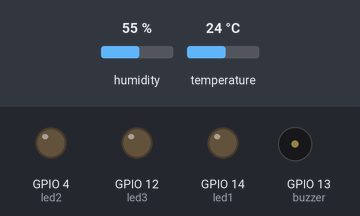
This sketch was run on a simulated ESP8266 (NodeMCU). On the bench: output pins drawn as LEDs (lit = HIGH), buzzer (waves = sounding). The test bench sets the inputs (shaded band); at power-on: temperature 24 °C, humidity 55 %. WiFi joins after 1.5 s; servers stay silent unless stated; web services answer with replies made up by the test bench; what the sketch prints to the serial monitor is not drawn.

Above: at 4.4 s.
4.5 s: temperature set to 22 °C
12.4 s: temperature set to 19 °C
At 20.8 s:
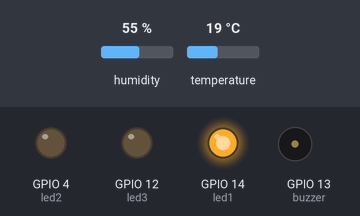
21.5 s: temperature set to 28 °C
At 31.8 s:
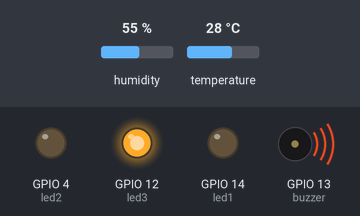
32.8 s: temperature set to 24 °C
At 41.5 s:
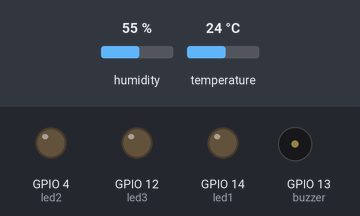
41.9 s: temperature set to 12 °C
At 50.8 s:
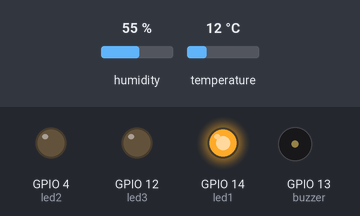
Timing chart, 0 to 52.3 s (numbered marks = the images above; inputs shaded):
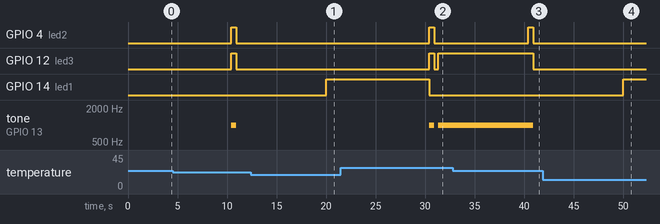

Measured:
- the behaviour switches between 21 and 20 °C on temperature (found by bisection; images 0 and 1)
- the behaviour switches between 26 and 25 °C on temperature (found by bisection; images 2 and 3)
- after the input at 12.4 s, GPIO 4 (led2), GPIO 12 (led3): stays LOW (without the input it goes to HIGH after 8.0 s); GPIO 14 (led1): LOW → HIGH after 7.6 s; tone on GPIO 13 (buzzer): stays silent (without the input it goes to 1000 Hz after 8.0 s)
- after the input at 21.5 s, GPIO 4 (led2): LOW → HIGH after 8.9 s, → LOW 0.50 s later; GPIO 12 (led3): LOW → HIGH after 8.9 s, → LOW 0.50 s later, → HIGH 0.40 s later; GPIO 14 (led1): HIGH → LOW after 8.9 s; tone on GPIO 13 (buzzer): silent → 1000 Hz after 8.9 s, → silent 0.50 s later, → 1000 Hz 0.40 s later
- after the input at 32.8 s, GPIO 12 (led3): goes on until 40.9 s, then stays LOW; tone on GPIO 13 (buzzer): goes on until 40.9 s, then stays silent
- after the input at 41.9 s, GPIO 4 (led2), GPIO 12 (led3): stays LOW (without the input it goes to HIGH after 8.5 s); GPIO 14 (led1): LOW → HIGH after 8.1 s; tone on GPIO 13 (buzzer): stays silent (without the input it goes to 1000 Hz after 8.5 s)

The sketch:

emina.ino
```cpp
#include <Arduino.h>
#include <ESP8266WiFi.h>
#include <ESP8266HTTPClient.h>
#include <Hash.h>
#include <ESPAsyncTCP.h>
#include <ESPAsyncWebServer.h>
#include <Adafruit_Sensor.h>
#include <DHT.h>
#include <UrlEncode.h>
#include <WiFiClient.h>

const char* ssid = "YOUR WIFI NAME";
const char* password = "YOUR WIFI PASSWORD";
String phoneNumber = "YOUR PHONE NUMBER";
String apiKey = "YOUR API KEY";
#define DHTPIN 5
#define DHTTYPE    DHT11

DHT dht(DHTPIN, DHTTYPE);

#define led1 14
#define led2 4
#define led3 12
#define buzzer 13

float t = 0.0;
float h = 0.0;

AsyncWebServer server(80);

unsigned long previousMillis = 0;

const long interval = 10000;

const char index_html[] PROGMEM = R"rawliteral(
<!DOCTYPE HTML>
<html>
<head>
  <meta charset="utf-8">
  <link rel="shortcut icon" href="https://i.ibb.co/bBG3dCS/logotext.png" type="image/x-icon">
  <link rel="icon" href="https://i.ibb.co/bBG3dCS/logotext.png" type="image/x-icon">
  <title>EMINA - OV BETA</title>
  <meta name="viewport" content="width=device-width, initial-scale=1">
  <link rel="stylesheet" href="https://stackpath.bootstrapcdn.com/bootstrap/4.3.1/css/bootstrap.min.css" integrity="sha384-ggOyR0iXCbMQv3Xipma34MD+dH/1fQ784/j6cY/iJTQUOhcWr7x9JvoRxT2MZw1T" crossorigin="anonymous">
  <link rel="stylesheet" href="https://use.fontawesome.com/releases/v5.7.2/css/all.css" integrity="sha384-fnmOCqbTlWIlj8LyTjo7mOUStjsKC4pOpQbqyi7RrhN7udi9RwhKkMHpvLbHG9Sr" crossorigin="anonymous">
</head>
<body class="jumbotron">
<div class="text-center">
<h2>
  <small class="text-muted">Vatrodojava Online App: </small> EMINA <br><small>Emergency Mapping Interior Network Arduino</small>
</h2>
  <img src="https://i.ibb.co/bBG3dCS/logotext.png">
  <hr>
  <h1 style="color:red;" id="alert"></h1>
  <h2 style="color:#e05c2c;" id="alert2"></h2>
  <h3>
    <i class="fas fa-thermometer-half" style="color:#FF0000;"></i>
    <span class="dht-labels">Temperatura</span>
    <span id="temperature">%TEMPERATURE%</span>
    <sup class="units">&deg;C</sup>
  </h3>
  <h3>
    <i class="fas fa-tint" style="color:#00add6;"></i>
    <span class="dht-labels">Vlažnost zraka:</span>
    <span id="humidity">%HUMIDITY%</span>
    <sup class="units">%</sup>
  </h3>
  <p>
    <a href="https://vatrodojava.rf.gd/#prijava" class="btn btn-outline-danger btn-lg btn-block" target="_blank" role="button">Prijavi požar</a>
  </p>
  <hr>
  <p>
    Having trouble? <a href="mailto:sehicmuhammed7@proton.me">Contact</a>
  </p>
  <small>
    Muhammed Šehić - All Rights Reserved © <script>document.write(new Date().getFullYear());</script>.
  </small>
</div>
</body>
<script src="https://code.jquery.com/jquery-3.2.1.slim.min.js" integrity="sha384-KJ3o2DKtIkvYIK3UENzmM7KCkRr/rE9/Qpg6aAZGJwFDMVNA/GpGFF93hXpG5KkN" crossorigin="anonymous"></script>
<script src="https://cdn.jsdelivr.net/npm/popper.js@1.12.9/dist/umd/popper.min.js" integrity="sha384-ApNbgh9B+Y1QKtv3Rn7W3mgPxhU9K/ScQsAP7hUibX39j7fakFPskvXusvfa0b4Q" crossorigin="anonymous"></script>
<script src="https://cdn.jsdelivr.net/npm/bootstrap@4.0.0/dist/js/bootstrap.min.js" integrity="sha384-JZR6Spejh4U02d8jOt6vLEHfe/JQGiRRSQQxSfFWpi1MquVdAyjUar5+76PVCmYl" crossorigin="anonymous"></script>
<script>
setInterval(function ( ) {
  var xhttp = new XMLHttpRequest();
  xhttp.onreadystatechange = function() {
    if (this.readyState == 4 && this.status == 200) {
      document.getElementById("temperature").innerHTML = this.responseText;
    }
  };
  xhttp.open("GET", "/temperature", true);
  xhttp.send();
}, 2000 ) ;

setInterval(function ( ) {
  var xhttp = new XMLHttpRequest();
  xhttp.onreadystatechange = function() {
    if (this.readyState == 4 && this.status == 200) {
      document.getElementById("humidity").innerHTML = this.responseText;
    }
  };
  xhttp.open("GET", "/humidity", true);
  xhttp.send();
}, 2000 ) ;

setInterval(function ( ) {
  var alert = document.getElementById("alert");
  var alert2 = document.getElementById("alert2");
  var temp = document.getElementById("temperature").innerHTML;
  temp.toString();
    if (20>temp){
      alert.innerText = "";
      alert2.innerText = "";
    }
    if (temp>=20){
      alert.innerText = "";
      alert2.innerText = "Upozorenje: Obavite provjeru!";
    }
    if (temp>25){
      alert.innerText = "UPOZORENJE: Moguć požar!";
      alert2.innerText = "";
    }
}, 2000 ) ;
</script>
</html>)rawliteral";

String processor(const String& var){
  if(var == "TEMPERATURE"){
    return String(t);
  }
  else if(var == "HUMIDITY"){
    return String(h);
  }
  return String();
}
void sendMessage(String message){

  String url = "http://api.callmebot.com/whatsapp.php?phone=" + phoneNumber + "&apikey=" + apiKey + "&text=" + urlEncode(message);
  WiFiClient client;
  HTTPClient http;
  http.begin(client, url);

  http.addHeader("Content-Type", "application/x-www-form-urlencoded");

  int httpResponseCode = http.POST(url);
  if (httpResponseCode == 200){
    Serial.print("Message sent successfully");
  }
  else{
    Serial.println("Error sending the message");
    Serial.print("HTTP response code: ");
    Serial.println(httpResponseCode);
  }

  http.end();
}
void setup(){
  Serial.begin(115200);
  dht.begin();
  pinMode(led1, OUTPUT);
  pinMode(led2, OUTPUT);
  pinMode(led3, OUTPUT);
  pinMode(buzzer, OUTPUT);
  WiFi.begin(ssid, password);
  Serial.println("______________________________________");
  Serial.println("Vatrodojava Online App: EMINA");
  Serial.println("BETA Version");
  Serial.println("______________________________________");
  Serial.println("");
  Serial.println("Connecting to WiFi");
  while (WiFi.status() != WL_CONNECTED) {
    delay(1000);
    Serial.println("Loading...");
  }

  Serial.println("IP adddress:");
  Serial.println(WiFi.localIP());
  sendMessage("Online Vatrodojava Web App");
  sendMessage("Status: ON");
  sendMessage("IP Address: ");
  sendMessage(WiFi.localIP().toString());
  sendMessage("Disclaimer: Ova poruka je automatska i poslana je jer koristite usluge servisa Online Vatrodojava. Ako mislite da postoji greška, molimo prijavite na linku ispod!");
  sendMessage("https://vatrodojava.rf.gd/");
  server.on("/", HTTP_GET, [](AsyncWebServerRequest *request){
    request->send_P(200, "text/html", index_html, processor);
  });
  server.on("/temperature", HTTP_GET, [](AsyncWebServerRequest *request){
    request->send_P(200, "text/plain", String(t).c_str());
  });
  server.on("/humidity", HTTP_GET, [](AsyncWebServerRequest *request){
    request->send_P(200, "text/plain", String(h).c_str());
  });

  server.begin();
}
void loop(){
  unsigned long currentMillis = millis();
  if (currentMillis - previousMillis >= interval) {
    previousMillis = currentMillis;
    float newT = dht.readTemperature();
    if (isnan(newT)) {
      Serial.println("Failed to read from DHT sensor!");
      sendMessage("Upozorenje: Greška sa senzorom!");
      digitalWrite(led1, LOW);
      digitalWrite(led2, LOW);
      digitalWrite(led3, LOW);
    }
    else {
      t = newT;
      Serial.println("Temperature: ");
      Serial.println(t);
    }
    float newH = dht.readHumidity();
    if (isnan(newH)) {
      Serial.println("Failed to read from DHT sensor!");
      sendMessage("Upozorenje: Greška sa senzorom!");
      digitalWrite(led1, LOW);
      digitalWrite(led2, LOW);
      digitalWrite(led3, LOW);
    }
    else {
      h = newH;
      Serial.println("Humidity:");
      Serial.println(h);
    }
    if (20>=t){
      digitalWrite(led1, HIGH);
      digitalWrite(led2, LOW);
      digitalWrite(led3, LOW);
      noTone(buzzer);
    }
    if (t>20){
      sendMessage("Upozorenje: Molimo uradite provjeru!");
      sendMessage("https://vatrodojava.rf.gd/");
      digitalWrite(led1, LOW);
      digitalWrite(led2, HIGH);
      digitalWrite(led3, HIGH);
      tone(buzzer, 1000);
      delay(500);
      noTone(buzzer);
      digitalWrite(led1, LOW);
      digitalWrite(led2, LOW);
      digitalWrite(led3, LOW);
    }
    if (t>25){
      sendMessage("UPOZORENJE: Moguć požar!");
      sendMessage("https://vatrodojava.rf.gd/");
      digitalWrite(led1, LOW);
      digitalWrite(led2, LOW);
      digitalWrite(led3, HIGH);
      tone(buzzer, 1000);
    }
  }
}
```
